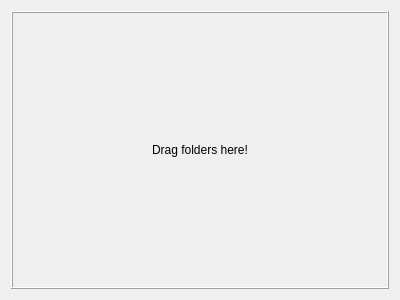
<?xml version="1.0" encoding="UTF-8"?>
<ui version="4.0">
 <class>Form</class>
 <widget class="QWidget" name="Form">
  <property name="geometry">
   <rect>
    <x>0</x>
    <y>0</y>
    <width>400</width>
    <height>300</height>
   </rect>
  </property>
  <property name="sizePolicy">
   <sizepolicy hsizetype="Minimum" vsizetype="Minimum">
    <horstretch>0</horstretch>
    <verstretch>0</verstretch>
   </sizepolicy>
  </property>
  <property name="acceptDrops">
   <bool>true</bool>
  </property>
  <property name="windowTitle">
   <string>Form</string>
  </property>
  <layout class="QVBoxLayout" name="verticalLayout">
   <item>
    <widget class="QLabel" name="label">
     <property name="acceptDrops">
      <bool>true</bool>
     </property>
     <property name="frameShape">
      <enum>QFrame::Box</enum>
     </property>
     <property name="frameShadow">
      <enum>QFrame::Raised</enum>
     </property>
     <property name="text">
      <string>Drag folders here!</string>
     </property>
     <property name="alignment">
      <set>Qt::AlignCenter</set>
     </property>
    </widget>
   </item>
  </layout>
 </widget>
 <resources/>
 <connections/>
</ui>
